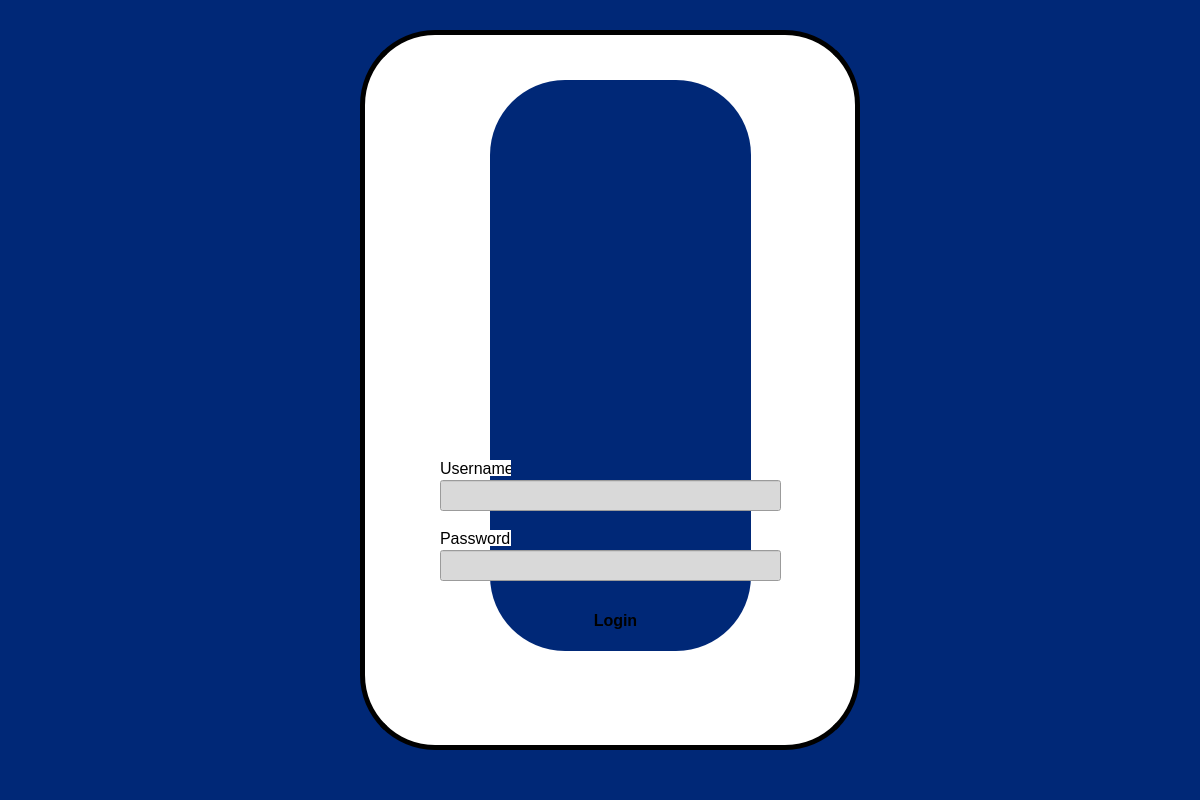
<?xml version="1.0" encoding="UTF-8"?>
<ui version="4.0">
 <class>MainWindow</class>
 <widget class="QMainWindow" name="MainWindow">
  <property name="geometry">
   <rect>
    <x>0</x>
    <y>0</y>
    <width>1200</width>
    <height>800</height>
   </rect>
  </property>
  <property name="maximumSize">
   <size>
    <width>1200</width>
    <height>800</height>
   </size>
  </property>
  <property name="windowTitle">
   <string>MainWindow</string>
  </property>
  <property name="styleSheet">
   <string notr="true">background-color: #002877</string>
  </property>
  <widget class="QWidget" name="centralwidget">
   <widget class="QLabel" name="BORDER_LOGO">
    <property name="geometry">
     <rect>
      <x>360</x>
      <y>30</y>
      <width>500</width>
      <height>720</height>
     </rect>
    </property>
    <property name="styleSheet">
     <string notr="true">background-color: #FFFFFF; border: 5px solid; border-radius: 75px</string>
    </property>
    <property name="text">
     <string/>
    </property>
   </widget>
   <widget class="QLabel" name="LOGO">
    <property name="geometry">
     <rect>
      <x>490</x>
      <y>80</y>
      <width>261</width>
      <height>571</height>
     </rect>
    </property>
    <property name="styleSheet">
     <string notr="true">border-radius: 75px</string>
    </property>
    <property name="text">
     <string/>
    </property>
    <property name="pixmap">
     <pixmap>assets/slimmers_login.png</pixmap>
    </property>
    <property name="scaledContents">
     <bool>true</bool>
    </property>
   </widget>
   <widget class="QLineEdit" name="USERNAME_INPUT">
    <property name="geometry">
     <rect>
      <x>440</x>
      <y>480</y>
      <width>341</width>
      <height>31</height>
     </rect>
    </property>
    <property name="styleSheet">
     <string notr="true">background-color: #D9D9D9</string>
    </property>
   </widget>
   <widget class="QPushButton" name="LOGIN_BUTTON">
    <property name="geometry">
     <rect>
      <x>560</x>
      <y>600</y>
      <width>111</width>
      <height>41</height>
     </rect>
    </property>
    <property name="font">
     <font>
      <pointsize>12</pointsize>
      <weight>75</weight>
      <bold>true</bold>
      <underline>false</underline>
      <stylestrategy>PreferDefault</stylestrategy>
     </font>
    </property>
    <property name="autoFillBackground">
     <bool>false</bool>
    </property>
    <property name="styleSheet">
     <string notr="true">background-color: #002877; border-radius: 10px; </string>
    </property>
    <property name="text">
     <string>Login</string>
    </property>
   </widget>
   <widget class="QLabel" name="PASSWORD_LABEL">
    <property name="geometry">
     <rect>
      <x>440</x>
      <y>530</y>
      <width>71</width>
      <height>16</height>
     </rect>
    </property>
    <property name="font">
     <font>
      <pointsize>12</pointsize>
     </font>
    </property>
    <property name="styleSheet">
     <string notr="true">background-color:#FFFFFF</string>
    </property>
    <property name="text">
     <string>Password</string>
    </property>
   </widget>
   <widget class="QLineEdit" name="PASSWORD_INPUT">
    <property name="geometry">
     <rect>
      <x>440</x>
      <y>550</y>
      <width>341</width>
      <height>31</height>
     </rect>
    </property>
    <property name="styleSheet">
     <string notr="true">background-color: #D9D9D9</string>
    </property>
   </widget>
   <widget class="QLabel" name="USERNAME_LABEL">
    <property name="geometry">
     <rect>
      <x>440</x>
      <y>460</y>
      <width>71</width>
      <height>16</height>
     </rect>
    </property>
    <property name="font">
     <font>
      <pointsize>12</pointsize>
     </font>
    </property>
    <property name="styleSheet">
     <string notr="true">background-color: #FFFFFF</string>
    </property>
    <property name="text">
     <string>Username</string>
    </property>
   </widget>
  </widget>
 </widget>
 <resources/>
 <connections/>
</ui>
